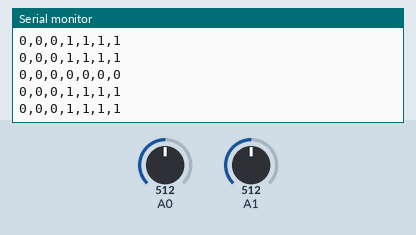
Recording of a sketch running on a simulated Arduino Leonardo, built with avr-gcc and run on an emulated ATmega32U4. Shown: the last lines printed to the serial monitor. The inputs (shaded band) are chosen by the test bench; at power-on: A0 = 512, A1 = 512.

Above: at 1.2 s.
1.3 s: A0 set to 716
At 2.1 s:
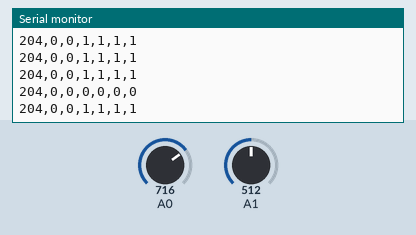
2.8 s: A1 set to 716
At 3.3 s:
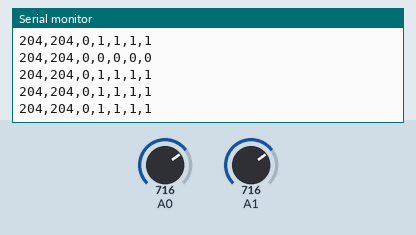
4.3 s: A0 set to 900
At 5.2 s:
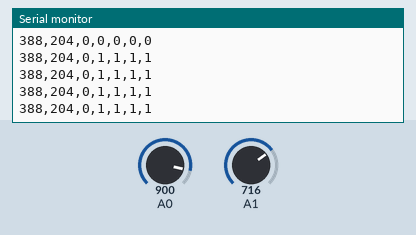
5.8 s: A1 set to 900
At 6.8 s:
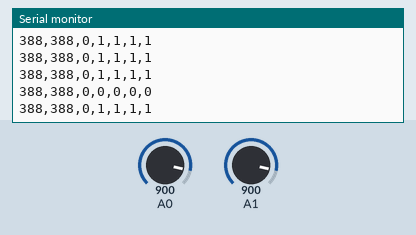
Timing chart, 0 to 8.3 s (numbered marks = the images above; inputs shaded):
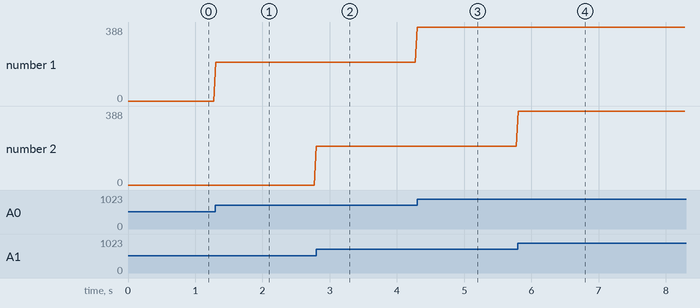

Measured:
- after the input at 1.3 s, the serial monitor: prints a new line at once (image 1)
- after the input at 2.8 s, the serial monitor: prints a new line at once (image 2)
- after the input at 4.3 s, the serial monitor: prints a new line at once (image 3)
- after the input at 5.8 s, the serial monitor: prints a new line at once (image 4)
- plotted number 1: 0 → 204 after the input at 1.3 s, 204 → 388 after the input at 4.3 s

The sketch:

CatAndMouseGameWithDebounce.ino
```cpp
//////////////////////////////////////////////
// CAT AND MOUSE GAME
// Author: Mike Parks
//
//////////////////////////////////////////////

// INCLUDE LIBRARIES
#include <Esplora.h>

// DECLARE GLOBAL VARIABLES
int Xvalue = 0;
int Yvalue = 0;

int JbuttonStatus = 1023;
int upButtonStatus = 1;
int downButtonStatus = 1;
int rightButtonStatus = 1;
int leftButtonStatus = 1;

// FOR DEBOUNCING INPUTS
unsigned long ButtonTime[4] = {0,0,0,0};    //DOWN = 0, LEFT = 1, UP = 2, RIGHT = 3
unsigned long ButtonTime_Last[4] = {0,0,0,0};
unsigned long debounceTime = 175;


//
// SETUP ROUTINE
//
void setup(){
  Serial.begin(9600);
}


//
// MAIN LOOP
//
void loop()
{
  // READ SENSORS
  Xvalue = Esplora.readJoystickX();
  Yvalue = Esplora.readJoystickY();
  downButtonStatus = checkButtonStatus(SWITCH_DOWN, 0);
  leftButtonStatus = checkButtonStatus(SWITCH_LEFT, 1);
  upButtonStatus = checkButtonStatus(SWITCH_UP, 2);
  rightButtonStatus = checkButtonStatus(SWITCH_RIGHT, 3);
  JbuttonStatus = Esplora.readJoystickSwitch();


  // TRANSMIT SENSOR DATA TO PROCESSING
  // VIA SERIAL COMMUNICATIONS LINK
  Serial.print(Xvalue);
  Serial.print(",");
  Serial.print(Yvalue);
  Serial.print(",");
  Serial.print(JbuttonStatus);
  Serial.print(",");
  Serial.print(upButtonStatus);
  Serial.print(",");
  Serial.print(downButtonStatus);
  Serial.print(",");
  Serial.print(rightButtonStatus);
  Serial.print(",");
  Serial.println(leftButtonStatus);

  // LET THINGS SETTLE
  delay(30);
}


//
//  READ AND DEBOUNCE THE Up, DOWN, LEFT, RIGHT BUTTONS
//
int checkButtonStatus(int buttonID, int arrayID) {
  int buttonStatus = Esplora.readButton(buttonID);
  if (buttonStatus == 0) {
    ButtonTime[arrayID] = millis();
    if (ButtonTime[arrayID] - ButtonTime_Last[arrayID] > debounceTime) {
      ButtonTime_Last[arrayID] = ButtonTime[arrayID];
      return buttonStatus;

    }
    else {
      return 1;
    }
  }
  else {
    return 1;
  }
}
```
